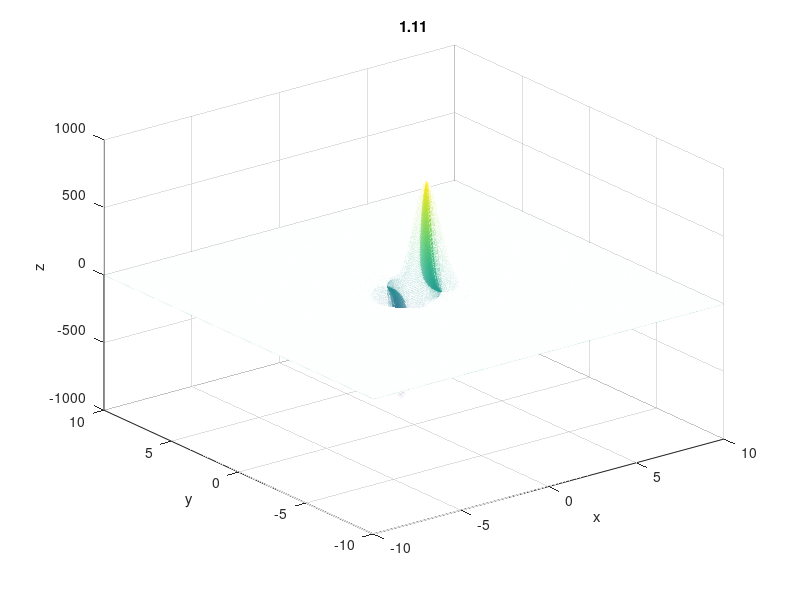

MATLAB code to generate this figure:
% li1-11\
clear;
clc;
m=1820;
x=-10:0.01:10;
y=-10:0.01:10;
[X,Y]=meshgrid(x,y);
Z=m*X.*exp(-X.^2-Y.^2);
mesh(X,Y,Z);
%surf(X,Y,Z)
xlabel('x');
ylabel('y');
zlabel('z');
title('1.11');
